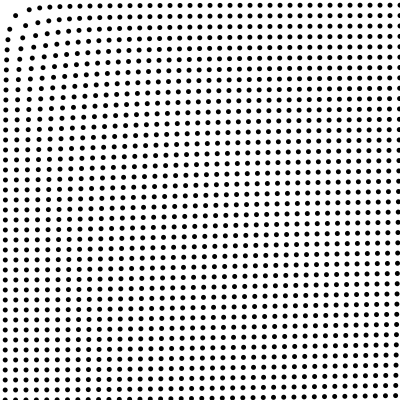
Frame 1 (no input)
Frame 60 (the mouse pressed at the canvas centre just before this capture): identical to frame 1, image omitted
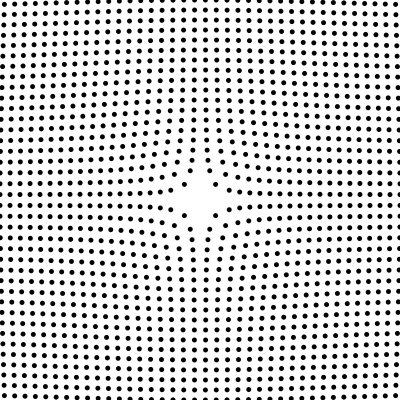
Frame 120 (the mouse held since frame 60 and released just before this capture)

The Processing sketch that drew these frames (run headless with seeded random() and noise(); from frame 60 on, the mouse is pressed at the canvas centre):

// Processing sketch: ellipse_avoiding_mouse
// ── ellipse_avoiding_mouse.pde
void setup(){
  size(400,400);
  smooth();
}

void draw(){
  background(255);
  fill(0);
  noStroke();
  
  for(int x = 0; x < 50; x++){
    for(int y = 0; y < 50; y++){
      PVector position = new PVector(x * 10 + 5, y * 10 + 5);
      PVector mouse = new PVector(mouseX, mouseY);
      
      //substract the mouse position with the position of each ellipse.
      PVector variant = PVector.sub(mouse, position);
      variant.normalize();
      variant.mult(15.00);
      
      // new position of each ellipse;
      PVector newPosition = PVector.sub(position, variant);
      ellipse(newPosition.x, newPosition.y, 5,5);

    }
  } 
}
